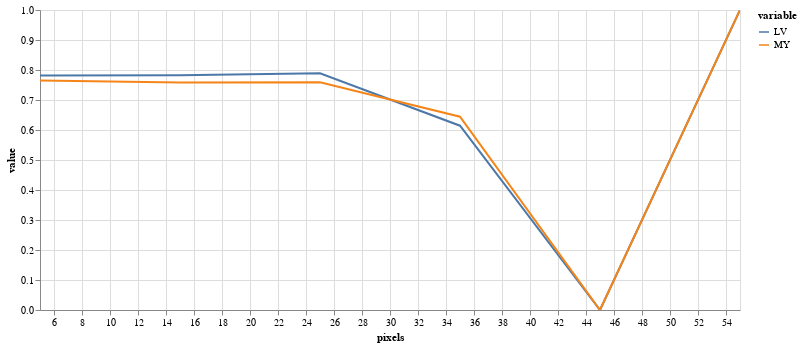

Notebook code for this chart:
### Code cell
(alt
 .Chart(results.melt(id_vars=['pixels'],value_vars=['LV','MY']))
 .mark_line()
 .encode(
     x="pixels",
     y="value",
     color="variable",
     tooltip="value"
 )
 .properties(width=700,height=300)
 .interactive()
)

### Figure 1 — Vega-Lite specification as saved in the notebook (floating-point values rounded to 4 significant figures)
{"config": {"view": {"continuousWidth": 400, "continuousHeight": 300}}, "data": {"name": "data-df9a1e91817539f91f5122ca9aa4ae56"}, "mark": "line", "encoding": {"color": {"field": "variable", "type": "nominal"}, "tooltip": {"field": "value", "type": "quantitative"}, "x": {"field": "pixels", "type": "quantitative"}, "y": {"field": "value", "type": "quantitative"}}, "height": 300, "selection": {"selector002": {"type": "interval", "bind": "scales", "encodings": ["x", "y"]}}, "width": 700, "$schema": "https://vega.github.io/schema/vega-lite/v4.17.0.json", "datasets": {"data-df9a1e91817539f91f5122ca9aa4ae56": [{"pixels": 5, "variable": "LV", "value": 0.7814}, {"pixels": 15, "variable": "LV", "value": 0.7829}, {"pixels": 25, "variable": "LV", "value": 0.7889}, {"pixels": 35, "variable": "LV", "value": 0.6143}, {"pixels": 45, "variable": "LV", "value": 0.0}, {"pixels": 55, "variable": "LV", "value": 1.0}, {"pixels": 5, "variable": "MY", "value": 0.7646}, {"pixels": 15, "variable": "MY", "value": 0.7582}, {"pixels": 25, "variable": "MY", "value": 0.759}, {"pixels": 35, "variable": "MY", "value": 0.6443}, {"pixels": 45, "variable": "MY", "value": 0.0}, {"pixels": 55, "variable": "MY", "value": 1.0}]}}
